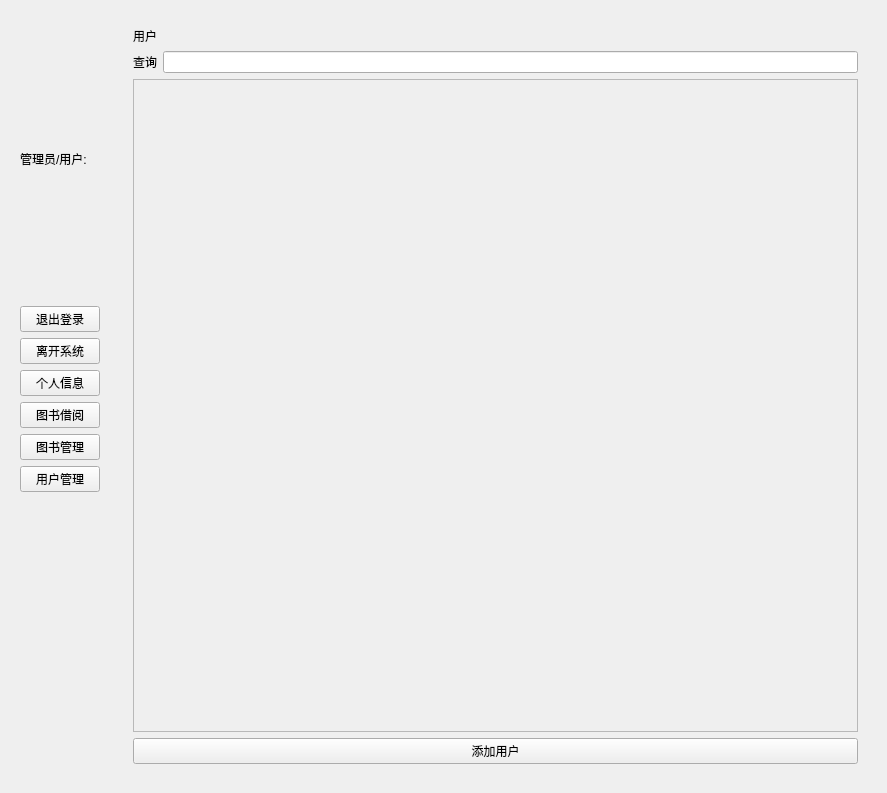
<?xml version="1.0" encoding="UTF-8"?>
<ui version="4.0">
 <class>Form</class>
 <widget class="QWidget" name="Form">
  <property name="geometry">
   <rect>
    <x>0</x>
    <y>0</y>
    <width>887</width>
    <height>793</height>
   </rect>
  </property>
  <property name="sizePolicy">
   <sizepolicy hsizetype="Minimum" vsizetype="Minimum">
    <horstretch>0</horstretch>
    <verstretch>0</verstretch>
   </sizepolicy>
  </property>
  <property name="windowTitle">
   <string>主界面</string>
  </property>
  <layout class="QHBoxLayout" name="horizontalLayout" stretch="0,0">
   <property name="topMargin">
    <number>9</number>
   </property>
   <item>
    <widget class="QWidget" name="widget" native="true">
     <property name="sizePolicy">
      <sizepolicy hsizetype="Minimum" vsizetype="Expanding">
       <horstretch>0</horstretch>
       <verstretch>0</verstretch>
      </sizepolicy>
     </property>
     <layout class="QVBoxLayout" name="verticalLayout_5" stretch="10,10,10">
      <item>
       <widget class="QLabel" name="label">
        <property name="text">
         <string>管理员/用户:</string>
        </property>
       </widget>
      </item>
      <item>
       <layout class="QVBoxLayout" name="verticalLayout">
        <item>
         <widget class="QPushButton" name="pushButton">
          <property name="text">
           <string>退出登录</string>
          </property>
         </widget>
        </item>
        <item>
         <widget class="QPushButton" name="pushButton_2">
          <property name="text">
           <string>离开系统</string>
          </property>
         </widget>
        </item>
        <item>
         <widget class="QPushButton" name="pushButton_6">
          <property name="text">
           <string>个人信息</string>
          </property>
         </widget>
        </item>
        <item>
         <widget class="QPushButton" name="pushButton_3">
          <property name="text">
           <string>图书借阅</string>
          </property>
         </widget>
        </item>
        <item>
         <widget class="QPushButton" name="pushButton_4">
          <property name="text">
           <string>图书管理</string>
          </property>
         </widget>
        </item>
        <item>
         <widget class="QPushButton" name="pushButton_5">
          <property name="text">
           <string>用户管理</string>
          </property>
         </widget>
        </item>
       </layout>
      </item>
      <item>
       <spacer name="verticalSpacer">
        <property name="orientation">
         <enum>Qt::Vertical</enum>
        </property>
        <property name="sizeHint" stdset="0">
         <size>
          <width>20</width>
          <height>1</height>
         </size>
        </property>
       </spacer>
      </item>
     </layout>
    </widget>
   </item>
   <item>
    <widget class="QStackedWidget" name="stackedWidget">
     <property name="currentIndex">
      <number>3</number>
     </property>
     <widget class="QWidget" name="page">
      <layout class="QGridLayout" name="gridLayout">
       <item row="0" column="0">
        <widget class="QWidget" name="widget_5" native="true">
         <layout class="QGridLayout" name="gridLayout_5" rowstretch="10,10,10,10">
          <item row="1" column="2">
           <spacer name="horizontalSpacer_2">
            <property name="orientation">
             <enum>Qt::Horizontal</enum>
            </property>
            <property name="sizeHint" stdset="0">
             <size>
              <width>40</width>
              <height>20</height>
             </size>
            </property>
           </spacer>
          </item>
          <item row="1" column="0">
           <spacer name="horizontalSpacer">
            <property name="orientation">
             <enum>Qt::Horizontal</enum>
            </property>
            <property name="sizeHint" stdset="0">
             <size>
              <width>40</width>
              <height>20</height>
             </size>
            </property>
           </spacer>
          </item>
          <item row="0" column="1">
           <spacer name="verticalSpacer_2">
            <property name="orientation">
             <enum>Qt::Vertical</enum>
            </property>
            <property name="sizeHint" stdset="0">
             <size>
              <width>20</width>
              <height>40</height>
             </size>
            </property>
           </spacer>
          </item>
          <item row="1" column="1">
           <layout class="QHBoxLayout" name="horizontalLayout_17">
            <property name="sizeConstraint">
             <enum>QLayout::SetDefaultConstraint</enum>
            </property>
            <item>
             <layout class="QVBoxLayout" name="verticalLayout_8">
              <item>
               <layout class="QHBoxLayout" name="horizontalLayout_18">
                <item>
                 <widget class="QLabel" name="label_16">
                  <property name="text">
                   <string>账号</string>
                  </property>
                 </widget>
                </item>
                <item>
                 <widget class="QTextEdit" name="textEdit_7">
                  <property name="sizePolicy">
                   <sizepolicy hsizetype="Minimum" vsizetype="Preferred">
                    <horstretch>0</horstretch>
                    <verstretch>0</verstretch>
                   </sizepolicy>
                  </property>
                  <property name="readOnly">
                   <bool>true</bool>
                  </property>
                 </widget>
                </item>
               </layout>
              </item>
              <item>
               <layout class="QHBoxLayout" name="horizontalLayout_19">
                <item>
                 <widget class="QLabel" name="label_17">
                  <property name="text">
                   <string>姓名</string>
                  </property>
                 </widget>
                </item>
                <item>
                 <widget class="QTextEdit" name="textEdit_8">
                  <property name="sizePolicy">
                   <sizepolicy hsizetype="Maximum" vsizetype="Preferred">
                    <horstretch>0</horstretch>
                    <verstretch>0</verstretch>
                   </sizepolicy>
                  </property>
                  <property name="readOnly">
                   <bool>true</bool>
                  </property>
                 </widget>
                </item>
               </layout>
              </item>
              <item>
               <layout class="QHBoxLayout" name="horizontalLayout_20">
                <item>
                 <widget class="QLabel" name="label_18">
                  <property name="text">
                   <string>身份</string>
                  </property>
                 </widget>
                </item>
                <item>
                 <widget class="QTextEdit" name="textEdit_9">
                  <property name="sizePolicy">
                   <sizepolicy hsizetype="Maximum" vsizetype="Preferred">
                    <horstretch>0</horstretch>
                    <verstretch>0</verstretch>
                   </sizepolicy>
                  </property>
                  <property name="readOnly">
                   <bool>true</bool>
                  </property>
                 </widget>
                </item>
               </layout>
              </item>
             </layout>
            </item>
            <item>
             <layout class="QVBoxLayout" name="verticalLayout_9">
              <item>
               <layout class="QHBoxLayout" name="horizontalLayout_21">
                <item>
                 <widget class="QLabel" name="label_19">
                  <property name="text">
                   <string>密码</string>
                  </property>
                 </widget>
                </item>
                <item>
                 <widget class="QTextEdit" name="textEdit_10">
                  <property name="sizePolicy">
                   <sizepolicy hsizetype="Minimum" vsizetype="Preferred">
                    <horstretch>0</horstretch>
                    <verstretch>0</verstretch>
                   </sizepolicy>
                  </property>
                  <property name="readOnly">
                   <bool>true</bool>
                  </property>
                 </widget>
                </item>
               </layout>
              </item>
              <item>
               <layout class="QHBoxLayout" name="horizontalLayout_22">
                <item>
                 <widget class="QLabel" name="label_20">
                  <property name="text">
                   <string> id</string>
                  </property>
                 </widget>
                </item>
                <item>
                 <widget class="QTextEdit" name="textEdit_11">
                  <property name="sizePolicy">
                   <sizepolicy hsizetype="Minimum" vsizetype="Preferred">
                    <horstretch>0</horstretch>
                    <verstretch>0</verstretch>
                   </sizepolicy>
                  </property>
                  <property name="readOnly">
                   <bool>true</bool>
                  </property>
                 </widget>
                </item>
               </layout>
              </item>
              <item>
               <layout class="QHBoxLayout" name="horizontalLayout_23">
                <item>
                 <widget class="QLabel" name="label_21">
                  <property name="text">
                   <string>权限</string>
                  </property>
                 </widget>
                </item>
                <item>
                 <widget class="QTextEdit" name="textEdit_12">
                  <property name="sizePolicy">
                   <sizepolicy hsizetype="Minimum" vsizetype="Preferred">
                    <horstretch>0</horstretch>
                    <verstretch>0</verstretch>
                   </sizepolicy>
                  </property>
                  <property name="readOnly">
                   <bool>true</bool>
                  </property>
                 </widget>
                </item>
               </layout>
              </item>
             </layout>
            </item>
           </layout>
          </item>
          <item row="2" column="1">
           <widget class="QPushButton" name="pushButton_7">
            <property name="text">
             <string>修改个人信息</string>
            </property>
           </widget>
          </item>
          <item row="3" column="1">
           <spacer name="verticalSpacer_3">
            <property name="orientation">
             <enum>Qt::Vertical</enum>
            </property>
            <property name="sizeHint" stdset="0">
             <size>
              <width>20</width>
              <height>40</height>
             </size>
            </property>
           </spacer>
          </item>
         </layout>
        </widget>
       </item>
      </layout>
     </widget>
     <widget class="QWidget" name="page_2">
      <layout class="QGridLayout" name="gridLayout_2">
       <item row="0" column="0">
        <widget class="QWidget" name="widget_2" native="true">
         <layout class="QVBoxLayout" name="verticalLayout_4">
          <item>
           <widget class="QLabel" name="label_8">
            <property name="text">
             <string>当前借阅书籍</string>
            </property>
           </widget>
          </item>
          <item>
           <layout class="QHBoxLayout" name="horizontalLayout_9">
            <item>
             <widget class="QLabel" name="label_10">
              <property name="text">
               <string>查询</string>
              </property>
             </widget>
            </item>
            <item>
             <widget class="QLineEdit" name="lineEdit_4">
              <property name="text">
               <string/>
              </property>
             </widget>
            </item>
           </layout>
          </item>
          <item>
           <widget class="QScrollArea" name="scrollArea">
            <property name="widgetResizable">
             <bool>true</bool>
            </property>
            <widget class="QWidget" name="scrollAreaWidgetContents">
             <property name="geometry">
              <rect>
               <x>0</x>
               <y>0</y>
               <width>695</width>
               <height>304</height>
              </rect>
             </property>
             <layout class="QGridLayout" name="gridLayout_6">
              <item row="0" column="0">
               <layout class="QVBoxLayout" name="verticalLayout_2"/>
              </item>
             </layout>
            </widget>
           </widget>
          </item>
          <item>
           <widget class="QLabel" name="label_11">
            <property name="text">
             <string>图书馆书籍</string>
            </property>
           </widget>
          </item>
          <item>
           <layout class="QHBoxLayout" name="horizontalLayout_11">
            <item>
             <widget class="QLabel" name="label_9">
              <property name="text">
               <string>查询</string>
              </property>
             </widget>
            </item>
            <item>
             <widget class="QLineEdit" name="lineEdit_2"/>
            </item>
           </layout>
          </item>
          <item>
           <widget class="QScrollArea" name="scrollArea_2">
            <property name="widgetResizable">
             <bool>true</bool>
            </property>
            <widget class="QWidget" name="scrollAreaWidgetContents_2">
             <property name="geometry">
              <rect>
               <x>0</x>
               <y>0</y>
               <width>695</width>
               <height>304</height>
              </rect>
             </property>
             <layout class="QVBoxLayout" name="verticalLayout_3">
              <item>
               <layout class="QVBoxLayout" name="verticalLayout_10"/>
              </item>
             </layout>
            </widget>
           </widget>
          </item>
         </layout>
        </widget>
       </item>
      </layout>
     </widget>
     <widget class="QWidget" name="page_3">
      <layout class="QGridLayout" name="gridLayout_3">
       <item row="0" column="0">
        <widget class="QWidget" name="widget_3" native="true">
         <layout class="QVBoxLayout" name="verticalLayout_6">
          <item>
           <widget class="QLabel" name="label_12">
            <property name="text">
             <string> 图书馆书籍</string>
            </property>
           </widget>
          </item>
          <item>
           <layout class="QHBoxLayout" name="horizontalLayout_13">
            <item>
             <widget class="QLabel" name="label_13">
              <property name="text">
               <string>查询</string>
              </property>
             </widget>
            </item>
            <item>
             <widget class="QLineEdit" name="lineEdit_5">
              <property name="text">
               <string/>
              </property>
             </widget>
            </item>
           </layout>
          </item>
          <item>
           <widget class="QScrollArea" name="scrollArea_3">
            <property name="widgetResizable">
             <bool>true</bool>
            </property>
            <widget class="QWidget" name="scrollAreaWidgetContents_3">
             <property name="geometry">
              <rect>
               <x>0</x>
               <y>0</y>
               <width>695</width>
               <height>637</height>
              </rect>
             </property>
             <layout class="QGridLayout" name="gridLayout_7">
              <item row="0" column="0">
               <layout class="QVBoxLayout" name="verticalLayout_11"/>
              </item>
             </layout>
            </widget>
           </widget>
          </item>
          <item>
           <widget class="QPushButton" name="pushButton_14">
            <property name="text">
             <string>添加书籍</string>
            </property>
           </widget>
          </item>
         </layout>
        </widget>
       </item>
      </layout>
     </widget>
     <widget class="QWidget" name="page_4">
      <layout class="QGridLayout" name="gridLayout_4">
       <item row="0" column="0">
        <widget class="QWidget" name="widget_4" native="true">
         <layout class="QVBoxLayout" name="verticalLayout_7">
          <item>
           <widget class="QLabel" name="label_14">
            <property name="text">
             <string>用户</string>
            </property>
           </widget>
          </item>
          <item>
           <layout class="QHBoxLayout" name="horizontalLayout_15">
            <item>
             <widget class="QLabel" name="label_15">
              <property name="text">
               <string>查询</string>
              </property>
             </widget>
            </item>
            <item>
             <widget class="QLineEdit" name="lineEdit_7">
              <property name="text">
               <string/>
              </property>
             </widget>
            </item>
           </layout>
          </item>
          <item>
           <widget class="QScrollArea" name="scrollArea_4">
            <property name="widgetResizable">
             <bool>true</bool>
            </property>
            <widget class="QWidget" name="scrollAreaWidgetContents_4">
             <property name="geometry">
              <rect>
               <x>0</x>
               <y>0</y>
               <width>695</width>
               <height>637</height>
              </rect>
             </property>
             <layout class="QVBoxLayout" name="verticalLayout_13">
              <item>
               <layout class="QVBoxLayout" name="verticalLayout_12"/>
              </item>
             </layout>
            </widget>
           </widget>
          </item>
          <item>
           <widget class="QPushButton" name="pushButton_17">
            <property name="text">
             <string>添加用户</string>
            </property>
           </widget>
          </item>
         </layout>
        </widget>
       </item>
      </layout>
     </widget>
    </widget>
   </item>
  </layout>
 </widget>
 <resources/>
 <connections/>
</ui>
